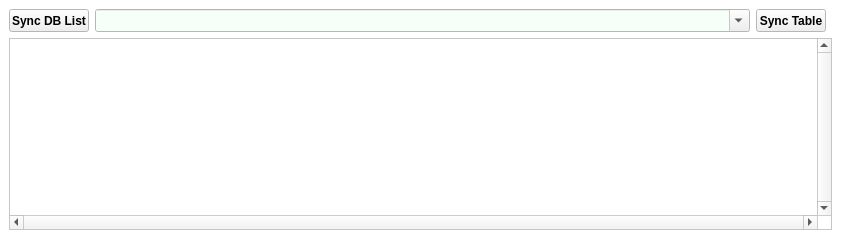
  <widget class="QDockWidget" name="dockWidget_4">
   <property name="sizePolicy">
    <sizepolicy hsizetype="Expanding" vsizetype="Expanding">
     <horstretch>0</horstretch>
     <verstretch>0</verstretch>
    </sizepolicy>
   </property>
   <property name="minimumSize">
    <size>
     <width>841</width>
     <height>102</height>
    </size>
   </property>
   <property name="baseSize">
    <size>
     <width>300</width>
     <height>0</height>
    </size>
   </property>
   <property name="palette">
    <palette>
     <active>
      <colorrole role="Base">
       <brush brushstyle="SolidPattern">
        <color alpha="255">
         <red>247</red>
         <green>255</green>
         <blue>249</blue>
        </color>
       </brush>
      </colorrole>
      <colorrole role="Window">
       <brush brushstyle="SolidPattern">
        <color alpha="255">
         <red>255</red>
         <green>255</green>
         <blue>255</blue>
        </color>
       </brush>
      </colorrole>
     </active>
     <inactive>
      <colorrole role="Base">
       <brush brushstyle="SolidPattern">
        <color alpha="255">
         <red>247</red>
         <green>255</green>
         <blue>249</blue>
        </color>
       </brush>
      </colorrole>
      <colorrole role="Window">
       <brush brushstyle="SolidPattern">
        <color alpha="255">
         <red>255</red>
         <green>255</green>
         <blue>255</blue>
        </color>
       </brush>
      </colorrole>
     </inactive>
     <disabled>
      <colorrole role="Base">
       <brush brushstyle="SolidPattern">
        <color alpha="255">
         <red>255</red>
         <green>255</green>
         <blue>255</blue>
        </color>
       </brush>
      </colorrole>
      <colorrole role="Window">
       <brush brushstyle="SolidPattern">
        <color alpha="255">
         <red>255</red>
         <green>255</green>
         <blue>255</blue>
        </color>
       </brush>
      </colorrole>
     </disabled>
    </palette>
   </property>
   <property name="focusPolicy">
    <enum>Qt::ClickFocus</enum>
   </property>
   <property name="contextMenuPolicy">
    <enum>Qt::NoContextMenu</enum>
   </property>
   <property name="floating">
    <bool>false</bool>
   </property>
   <property name="features">
    <set>QDockWidget::DockWidgetFloatable|QDockWidget::DockWidgetMovable|QDockWidget::DockWidgetVerticalTitleBar</set>
   </property>
   <property name="allowedAreas">
    <set>Qt::BottomDockWidgetArea</set>
   </property>
   <attribute name="dockWidgetArea">
    <number>8</number>
   </attribute>
   <widget class="QWidget" name="dockWidgetContents_5">
    <layout class="QGridLayout" name="gridLayout_3">
     <item row="0" column="0">
      <widget class="QPushButton" name="synctablesButton">
       <property name="maximumSize">
        <size>
         <width>80</width>
         <height>25</height>
        </size>
       </property>
       <property name="font">
        <font>
         <pointsize>9</pointsize>
         <weight>75</weight>
         <bold>true</bold>
        </font>
       </property>
       <property name="text">
        <string>Sync DB List</string>
       </property>
      </widget>
     </item>
     <item row="0" column="1">
      <widget class="QComboBox" name="comboBoxtables">
       <property name="sizePolicy">
        <sizepolicy hsizetype="Expanding" vsizetype="Fixed">
         <horstretch>0</horstretch>
         <verstretch>0</verstretch>
        </sizepolicy>
       </property>
       <property name="minimumSize">
        <size>
         <width>200</width>
         <height>0</height>
        </size>
       </property>
       <property name="font">
        <font>
         <pointsize>10</pointsize>
         <weight>75</weight>
         <bold>true</bold>
        </font>
       </property>
       <property name="editable">
        <bool>true</bool>
       </property>
       <property name="maxVisibleItems">
        <number>50</number>
       </property>
       <property name="frame">
        <bool>true</bool>
       </property>
      </widget>
     </item>
     <item row="0" column="2">
      <widget class="QPushButton" name="TableButtonS">
       <property name="maximumSize">
        <size>
         <width>70</width>
         <height>25</height>
        </size>
       </property>
       <property name="font">
        <font>
         <pointsize>9</pointsize>
         <weight>75</weight>
         <bold>true</bold>
        </font>
       </property>
       <property name="text">
        <string>Sync Table</string>
       </property>
      </widget>
     </item>
     <item row="1" column="0" colspan="4">
      <widget class="QTableWidget" name="tableAll">
       <property name="enabled">
        <bool>true</bool>
       </property>
       <property name="sizePolicy">
        <sizepolicy hsizetype="Expanding" vsizetype="Expanding">
         <horstretch>0</horstretch>
         <verstretch>0</verstretch>
        </sizepolicy>
       </property>
       <property name="minimumSize">
        <size>
         <width>50</width>
         <height>51</height>
        </size>
       </property>
       <property name="palette">
        <palette>
         <active>
          <colorrole role="Base">
           <brush brushstyle="SolidPattern">
            <color alpha="255">
             <red>255</red>
             <green>255</green>
             <blue>255</blue>
            </color>
           </brush>
          </colorrole>
          <colorrole role="AlternateBase">
           <brush brushstyle="SolidPattern">
            <color alpha="255">
             <red>85</red>
             <green>170</green>
             <blue>255</blue>
            </color>
           </brush>
          </colorrole>
         </active>
         <inactive>
          <colorrole role="Base">
           <brush brushstyle="SolidPattern">
            <color alpha="255">
             <red>255</red>
             <green>255</green>
             <blue>255</blue>
            </color>
           </brush>
          </colorrole>
          <colorrole role="AlternateBase">
           <brush brushstyle="SolidPattern">
            <color alpha="255">
             <red>85</red>
             <green>170</green>
             <blue>255</blue>
            </color>
           </brush>
          </colorrole>
         </inactive>
         <disabled>
          <colorrole role="Base">
           <brush brushstyle="SolidPattern">
            <color alpha="255">
             <red>175</red>
             <green>196</green>
             <blue>242</blue>
            </color>
           </brush>
          </colorrole>
          <colorrole role="AlternateBase">
           <brush brushstyle="SolidPattern">
            <color alpha="255">
             <red>85</red>
             <green>170</green>
             <blue>255</blue>
            </color>
           </brush>
          </colorrole>
         </disabled>
        </palette>
       </property>
       <property name="focusPolicy">
        <enum>Qt::ClickFocus</enum>
       </property>
       <property name="verticalScrollBarPolicy">
        <enum>Qt::ScrollBarAlwaysOn</enum>
       </property>
       <property name="horizontalScrollBarPolicy">
        <enum>Qt::ScrollBarAlwaysOn</enum>
       </property>
       <property name="autoScroll">
        <bool>false</bool>
       </property>
       <property name="verticalScrollMode">
        <enum>QAbstractItemView::ScrollPerPixel</enum>
       </property>
       <property name="horizontalScrollMode">
        <enum>QAbstractItemView::ScrollPerPixel</enum>
       </property>
       <property name="sortingEnabled">
        <bool>false</bool>
       </property>
       <attribute name="horizontalHeaderShowSortIndicator" stdset="0">
        <bool>false</bool>
       </attribute>
      </widget>
     </item>
    </layout>
   </widget>
  </widget>
